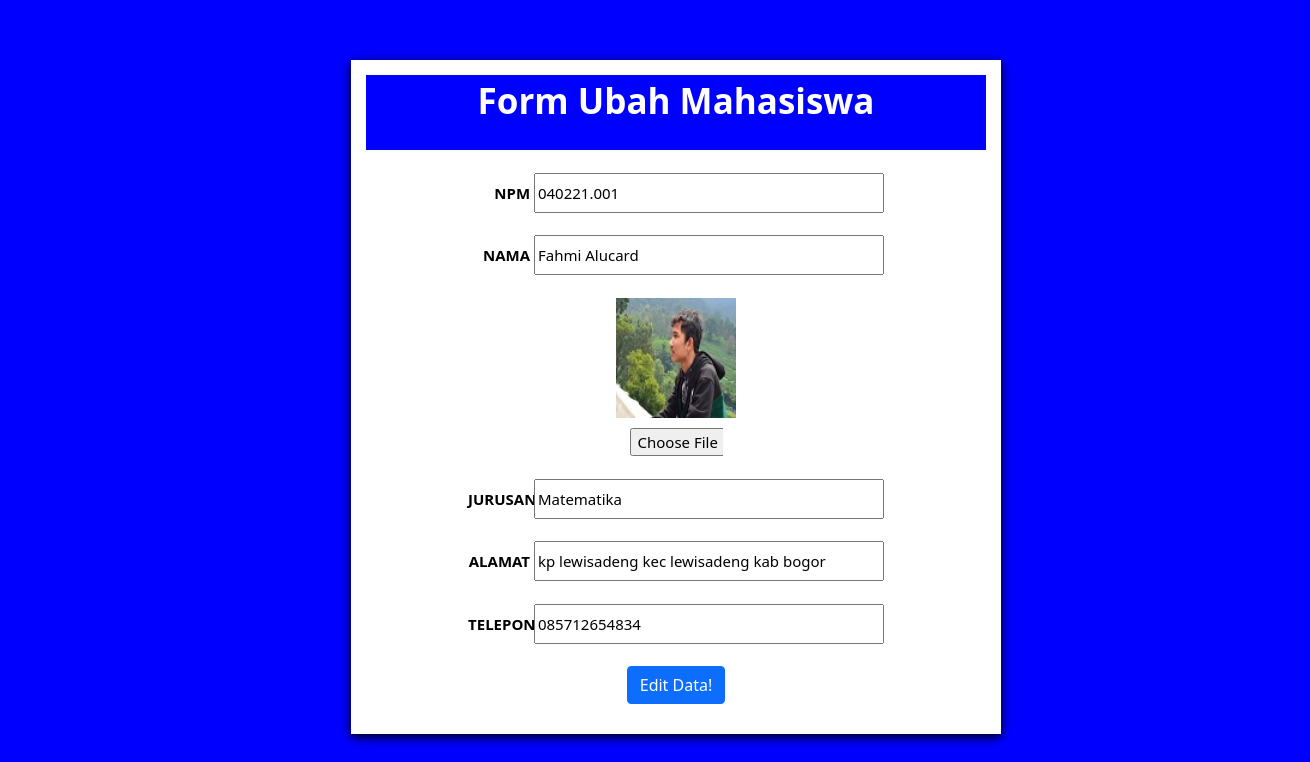
Page /ubah.php?id=040221.001 (signed in) on the committed database.
### tables this page shows
CREATE TABLE `tabel_mahasiswa` (
  `npm` varchar(10) NOT NULL,
  `nama` text NOT NULL,
  `gambar` varchar(50) NOT NULL,
  `jurusan` text NOT NULL,
  `alamat` varchar(200) NOT NULL,
  `telepon` varchar(12) NOT NULL
);

### funcations.php (called while the page is built, shortened)
<?php
$namahost="Localhost";
$namauser="root";
$namadatabase="phpdasar";
$password="";
 $conn =mysqli_connect($namahost,$namauser,$password,$namadatabase);
function helmi($query){
	global $conn;
	$result =mysqli_query($conn,$query);
	$rows=[];
	while ($row = mysqli_fetch_assoc($result)){
		$rows[] = $row;
	}
 return $rows;
}
 ?>

### ubah.php (the view, shortened to what this page needs)
<?php
 require 'funcations.php';
$id = $_GET["id"];
$mhs= helmi("select * from tabel_mahasiswa where npm = $id")[0];
 ?>
<!DOCTYPE html>
<html>
<head>
	<link rel="stylesheet" type="text/css" href="css/bootstrap.min.css">
	<link rel="stylesheet" type="text/css" href="input.css">
	<link rel="stylesheet" type="text/css" href="updategroup.css">
	<link rel="stylesheet" type="text/css" href="gambar.css">
	<link rel="stylesheet" type="text/css" href="btntambah.css">
</head>
<body class="form-group">
<div class="form-input">
	<div class="judul-form">
		Form Ubah Mahasiswa
	</div>
	<br>
	<form action="" method="post" enctype="multipart/form-data">
	<div class="npm-update">
		<label class="lbl-gmr" for="nrp"> NPM</label>
		<input type="text" class="inpt-npm"  name="npm" id="nrp" required value="<?php echo $mhs ["npm"]; ?>">
	</div>
		<br>
	<div>
		<label class="lbl-gmr" for="nama">NAMA</label>
		<input type="text" name="nama" class="inpt-nama" id="nama" required  value="<?php echo $mhs["nama"]; ?>">
	</div>
		<br>
	<div class="gmbr-update">
	    <img src="BBB/<?php echo $mhs["gambar"]; ?>" width="120"><br>
        <input  class="file-input" type="file" name="gambar" id="gambar" >
	</div>
		<br>
	<div>
		<label class="lbl-gmr" for="jurusan">JURUSAN</label>
		<input type="text" class="inpt-jurusan" name="jurusan" id="jurusan" required  value="<?php echo $mhs["jurusan"]; ?>">
	</div>
		<br>
	<div>
		<label class="lbl-gmr" for="alamat">ALAMAT</label>
		<input type="text" class="inpt-alamat" name="alamat" id="alamat" required value="<?php echo $mhs["alamat"]; ?>">
	</div>
		<br>
	<div>
		<label  class="lbl-gmr" for="telepon">TELEPON</label>
		<input type="text" class="inpt-telepon" name="telepon" id="telepon" required value="<?php echo $mhs["telepon"]; ?>">
	</div>
	<br>
		<div class="btn-mhs">
			<button type="submit" class="btn btn-primary" name="submit" onclick="return  confirm('apakah kamu yakin ingin Mengubah Data??')" >Edit Data!</button>
		</div>
	</div>
</body>
</html>

### input.css (style rules this page uses)
.inpt-npm { width: 350px; height: 40px; }
.inpt-nama { width: 350px; height: 40px; }
.inpt-jurusan { width: 350px; height:40px; }
.inpt-alamat { width: 350px; height: 40px; }
.inpt-telepon { width: 350px; height: 40px; }

### updategroup.css (style rules this page uses)
.form-input { width:50%; background-color:white; padding: 15px;; color:white; font-size: 15px; text-align:center; margin-top: 60px; margin-left: 27%; font-weight:600; box-shadow: 0 3px 10px rgba(0,0,0.8) }
.lbl-gmr { display: inline-block; text-align:right; width: 10%; color: black; }
.judul-form { color:white; background-color: blue; height: 75px; font-size: 35px; }
.form-group { background-color:blue; width: 1300px; height: 750px; border-top: 10px; }

### gambar.css (style rules this page uses)
.gmbr-update { text-align:center; size: 50px; }
.file-input { width: 15%; margin-top: 10px; }

### btntambah.css (style rules this page uses)
.btn-mhs { text-align: center; }

### rows in the picture
tabel_mahasiswa: npm "040221.001", nama "Fahmi Alucard", gambar (picture), jurusan "Matematika", alamat "kp lewisadeng kec lewisadeng kab bogor", telepon "085712654834"
